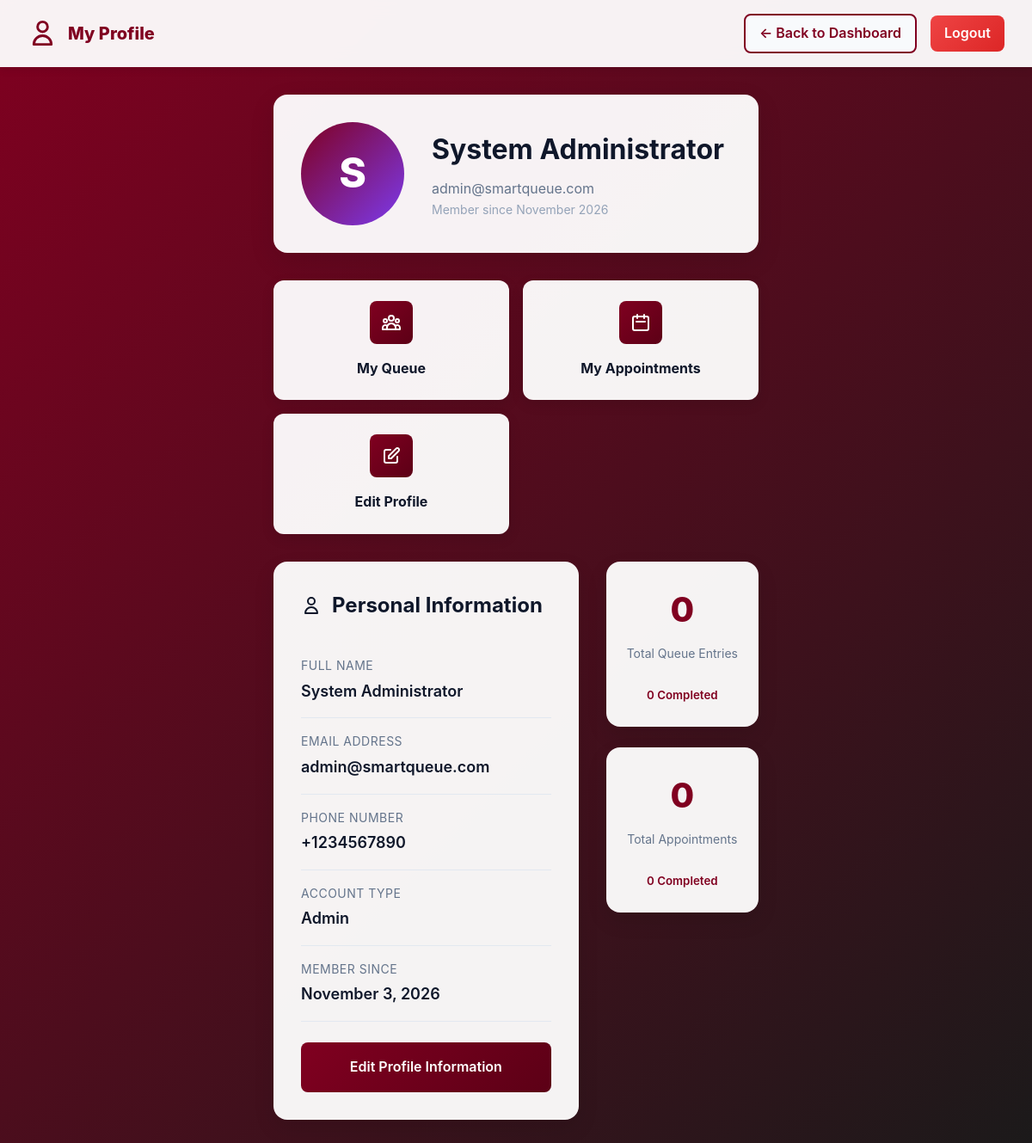
The app's page /profile.php (signed in) with its own data.
### tables this page shows
CREATE TABLE IF NOT EXISTS users (
    id INT PRIMARY KEY AUTO_INCREMENT,
    name VARCHAR(100) NOT NULL,
    email VARCHAR(100) UNIQUE NOT NULL,
    password VARCHAR(255) NOT NULL,
    phone VARCHAR(15) NOT NULL,
    role ENUM('user', 'admin') DEFAULT 'user',
    created_at TIMESTAMP DEFAULT CURRENT_TIMESTAMP,
    updated_at TIMESTAMP DEFAULT CURRENT_TIMESTAMP ON UPDATE CURRENT_TIMESTAMP,
    INDEX idx_email (email),
    INDEX idx_role (role)
);

### profile.php (the view, shortened to what this page needs)
<?php
include 'db.php';
$user_id = $_SESSION['user_id'];
$stmt = $conn->prepare("SELECT * FROM users WHERE id = ?");
$stmt->bind_param("i", $user_id);
$stmt->execute();
$user = $stmt->get_result()->fetch_assoc();
$total_queues = $conn->query("SELECT COUNT(*) as count FROM queue WHERE user_id = $user_id")->fetch_assoc()['count'] ?? 0;
$completed_queues = $conn->query("SELECT COUNT(*) as count FROM queue WHERE user_id = $user_id AND status = 'completed'")->fetch_assoc()['count'] ?? 0;
$total_appointments = $conn->query("SELECT COUNT(*) as count FROM appointments WHERE user_id = $user_id")->fetch_assoc()['count'] ?? 0;
$completed_appointments = $conn->query("SELECT COUNT(*) as count FROM appointments WHERE user_id = $user_id AND status = 'completed'")->fetch_assoc()['count'] ?? 0;
?>
<!DOCTYPE html>
<html lang="en">
<head>
    <link rel="stylesheet" href="css/style.css">
</head>
<body>
    <nav class="user-nav">
        <div class="nav-brand">
            <svg width="35" height="35" viewBox="0 0 24 24" fill="none" stroke="currentColor">
                <path stroke-linecap="round" stroke-linejoin="round" stroke-width="2" d="M16 7a4 4 0 11-8 0 4 4 0 018 0zM12 14a7 7 0 00-7 7h14a7 7 0 00-7-7z"/>
            </svg>
            My Profile
        </div>
        <div class="nav-user">
            <a href="dashboard.php" class="btn-back">← Back to Dashboard</a>
            <a href="logout.php" class="btn-logout">Logout</a>
        </div>
    </nav>
    <div class="profile-container">
        <div class="profile-header">
            <div class="profile-avatar">
                <?php echo strtoupper(substr($user['name'], 0, 1)); ?>
            </div>
            <div class="profile-info">
                <h1><?php echo htmlspecialchars($user['name']); ?></h1>
                <p><?php echo htmlspecialchars($user['email']); ?></p>
                <p style="font-size: 0.875rem; color: #94a3b8;">
                    Member since <?php echo date('F Y', strtotime($user['created_at'])); ?>
                </p>
            </div>
        </div>
        <div class="quick-links" style="margin-bottom: 2rem;">
            <a href="my_queue.php" class="quick-link-card">
                <div class="quick-link-icon icon-blue">
                </div>
                <h3>My Queue</h3>
            </a>
            <a href="my_appointments.php" class="quick-link-card">
                <div class="quick-link-icon icon-green">
                    <svg width="24" height="24" fill="none" stroke="white" viewBox="0 0 24 24">
                        <path stroke-linecap="round" stroke-linejoin="round" stroke-width="2" d="M8 7V3m8 4V3m-9 8h10M5 21h14a2 2 0 002-2V7a2 2 0 00-2-2H5a2 2 0 00-2 2v12a2 2 0 002 2z"/>
                    </svg>
                </div>
                <h3>My Appointments</h3>
            </a>
            <a href="edit_profile.php" class="quick-link-card">
                <div class="quick-link-icon icon-orange">
                    <svg width="24" height="24" fill="none" stroke="white" viewBox="0 0 24 24">
                        <path stroke-linecap="round" stroke-linejoin="round" stroke-width="2" d="M11 5H6a2 2 0 00-2 2v11a2 2 0 002 2h11a2 2 0 002-2v-5m-1.414-9.414a2 2 0 112.828 2.828L11.828 15H9v-2.828l8.586-8.586z"/>
                    </svg>
                </div>
                <h3>Edit Profile</h3>
            </a>
        </div>
        <div class="profile-grid">
            <div class="info-card">
                <h2>
                    <svg width="24" height="24" fill="none" stroke="currentColor" viewBox="0 0 24 24">
                        <path stroke-linecap="round" stroke-linejoin="round" stroke-width="2" d="M16 7a4 4 0 11-8 0 4 4 0 018 0zM12 14a7 7 0 00-7 7h14a7 7 0 00-7-7z"/>
                    </svg>
                    Personal Information
                </h2>
                <div class="info-item">
                    <div class="info-label">Full Name</div>
                    <div class="info-value"><?php echo htmlspecialchars($user['name']); ?></div>
                </div>
                <div class="info-item">
                    <div class="info-label">Email Address</div>
                    <div class="info-value"><?php echo htmlspecialchars($user['email']); ?></div>
                </div>
                <div class="info-item">
                    <div class="info-label">Phone Number</div>
                    <div class="info-value"><?php echo htmlspecialchars($user['phone']); ?></div>
                </div>
                <div class="info-item">
                    <div class="info-label">Account Type</div>
                    <div class="info-value"><?php echo ucfirst($user['role']); ?></div>
                </div>
                <div class="info-item">
                    <div class="info-label">Member Since</div>
                    <div class="info-value"><?php echo date('F j, Y', strtotime($user['created_at'])); ?></div>
                </div>
                <a href="edit_profile.php" class="btn-edit" style="margin-top: 1.5rem;">
                    Edit Profile Information
                </a>
            </div>
            <div>
                <div class="stats-card" style="margin-bottom: 1.5rem;">
                    <div class="stat-number"><?php echo $total_queues; ?></div>
                    <div class="stat-label">Total Queue Entries</div>
                    <small style="color: #800020; font-weight: 600;"><?php echo $completed_queues; ?> Completed</small>
                </div>
                <div class="stats-card">
                    <div class="stat-number"><?php echo $total_appointments; ?></div>
                    <div class="stat-label">Total Appointments</div>
                    <small style="color: #800020; font-weight: 600;"><?php echo $completed_appointments; ?> Completed</small>
                </div>
            </div>
        </div>
    </div>
</body>
</html>

### css/style.css (style rules this page uses)
:root { --primary-color: #800020; --primary-dark: #5c0016; --primary-light: #a0002a; --secondary-color: #1a1a1a; --accent-color: #800020; --danger-color: #b91c1c; --bg-primary: #ffffff; --bg-secondary: #f5f5f5; --bg-tertiary: #e5e5e5; --text-primary: #1a1a1a; --text-secondary: #4a4a4a; --text-tertiary: #737373; --border-color: #d4d4d4; --shadow-sm: 0 1px 2px 0 rgba(0, 0, 0, 0.05); --shadow-md: 0 4px 6px -1px rgba(0, 0, 0, 0.1); --shadow-lg: 0 10px 15px -3px rgba(0, 0, 0, 0.1); --shadow-xl: 0 20px 25px -5px rgba(0, 0, 0, 0.1); --radius-sm: 0.375rem; --radius-md: 0.5rem; --radius-lg: 0.75rem; --radius-xl: 1rem; --transition: all 0.3s cubic-bezier(0.4, 0, 0.2, 1); }
* { margin: 0; padding: 0; box-sizing: border-box; }
body { font-family: -apple-system, BlinkMacSystemFont, 'Segoe UI', Roboto, 'Helvetica Neue', Arial, sans-serif; background: linear-gradient(135deg, #800020 0%, #1a1a1a 100%); min-height: 100vh; color: var(--text-primary); line-height: 1.6; display: flex; flex-direction: column; }

### records on screen
users: name "S", name "System Administrator", email "admin@smartqueue.com", created_at "November 2026", phone "+1234567890", role "Admin", created_at "November 3, 2026"

### other values on screen
$total_queues "0"
$completed_queues "0"
$total_appointments "0"
$completed_appointments "0"
